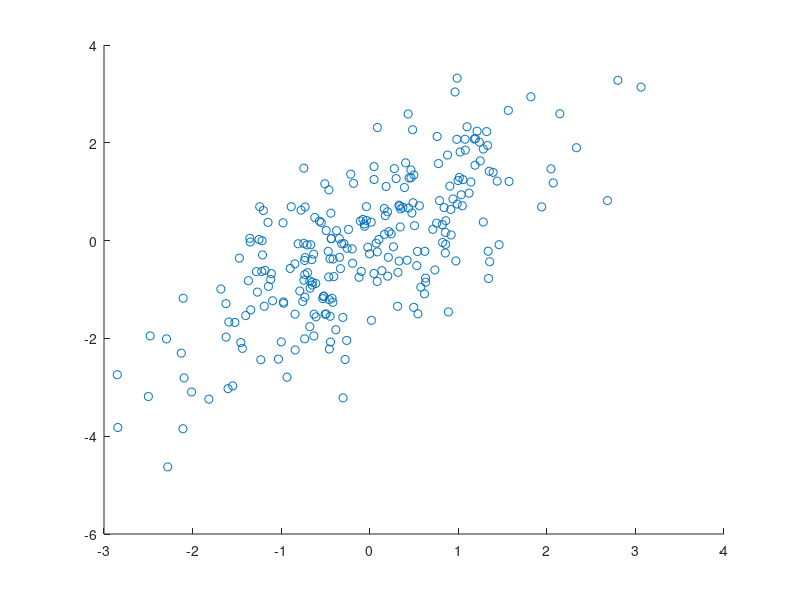

Write the MATLAB code that produced this figure. (Note: this script raises an error after producing the figure.)
% PCA

clear all; close all

% generate correlated variables
x1 =randn(250,1);
x2 =x1 +randn(250,1);

% plot them
scatter(x1,x2);

% combine and claculate the variance-covariance matrix
X = [x1,x2]';
Sigma = (1/250).*X*X';

% calculate eigenvectors and eigenvalues
[v, lambda] = eig(Sigma);

% sort eigenvectors according to eigenvalues
[lambda, ord] = sort(diag(lambda));
lambda = flip(lambda); ord=flip(ord);
v = v(:,ord);

% v(:,1) is the first principal component
% accounting for the largest fraction of variance in the data
v(:,1)

% plot the first principal component, scaled by eigenvalue
arrow([0,0],v(:,1)*lambda(1), 'linewidth',2);